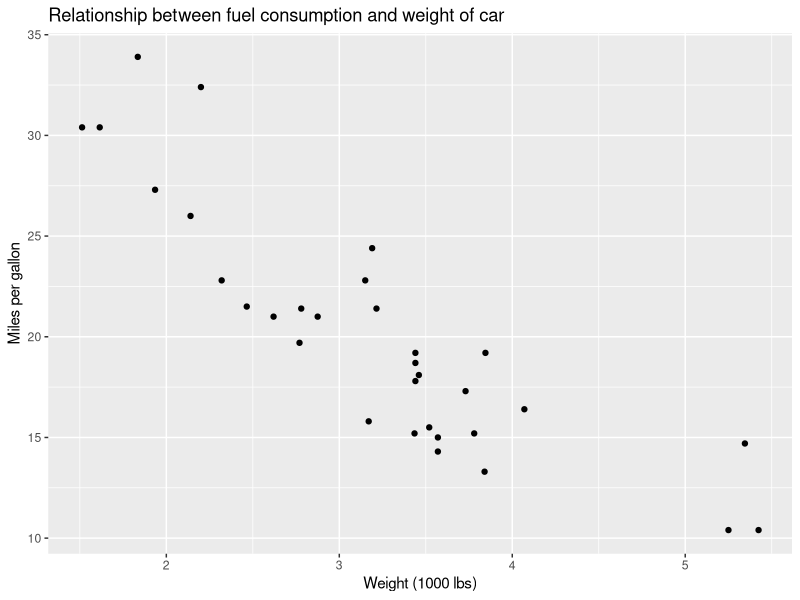

The R script that drew this image: (Note: this script raises an error after producing the figure.)
## ---- chunk 1
library(ggplot2)
# Basic scatter plot
ggplot(mtcars, aes(x=wt, y=mpg)) + geom_point()+labs(title="Relationship between fuel consumption and weight of car", x = "Weight (1000 lbs)", y = "Miles per gallon")
## ---- chunk 2
knitr::include_graphics("./figures/Brexit.jpg")
## ---- chunk 3
library(ggplot2)
# Basic scatter plot
ggplot(mtcars, aes(x=wt, y=mpg)) + geom_point()+labs(title="Relationship between fuel consumption and weight of car", x = "Weight (1000 lbs)", y = "Miles per gallon") +
  geom_smooth(method='lm', formula= y~x,se=FALSE)
## ---- chunk 4
d <- mtcars
fit <- lm(mpg ~ wt, data = d)

d$predicted <- predict(fit)   # Save the predicted values
d$residuals <- residuals(fit) # Save the residual values

ggplot(d, aes(x=wt, y=mpg)) +
  labs(title="Residuals of fuel consumption and weight of car", x = "Weight (1000 lbs)", 
        y = "Miles per gallon") +
  geom_smooth(method = "lm", se = FALSE, color = "lightgrey") +
  geom_segment(aes(xend = wt, yend = predicted,color=sign(residuals))) +

  # > Color adjustments made here...
  geom_point(aes(color = sign(residuals))) +  # Color mapped here
  scale_color_gradient2(low = "blue", high = "red") +  # Colors to use here
  guides(color = FALSE) +
  # <

  geom_point(aes(y = predicted,color = sign(residuals)),shape=1)
  

## ---- chunk 5
library(tidyverse)
par(mfrow=c(2,2))

d$residuals %>% hist(main="Histogram")

d$residuals %>% qqnorm()

d$residuals %>% plot(type="b",main="Residuals in time order")

plot(x= d$predicted, y= d$residuals, xlab="predicted",ylab="residuals",main="Residuals v Fitted")


## ---- chunk 6
set.seed(123)
x<- seq(20,90,10)

y <- 0.003*x*(0.4*x-60)^2 + rnorm(8)

plot(x=x[1:4],y=y[1:4], main = "Initial data and fitted line") +
  abline(lm(y[1:4] ~ x[1:4]))
## ---- chunk 7
fit2 <- lm(y[1:4]~x[1:4])

p <- plot(x=x,y=y, main = "Further data and initially fitted line") +
  abline(lm(y[1:4] ~ x[1:4]))
## ---- chunk 8

resids<- y-(fit2$coefficients[1] +fit2$coefficients[2]*x)

resids %>% plot(main = "Residuals from original line")
## ---- chunk 9
x <- c(2.0,2.5,3.2,3.6,3.3,4.0)
y <- c(5.0,5.5,6.0,7.0,7.2,7.7)
df <- as.data.frame(cbind(x,y))

aov(y~x,df) %>% summary()


## ---- chunk 10
#define dataset
data <- mtcars[ , c("mpg", "wt")]

#create simple linear regression model
model <- lm(mpg ~ wt, data = mtcars)

#use model to create prediction intervals
predictions <- predict(model, interval = "predict")

#create dataset that contains original data along with prediction intervals
all_data <- cbind(data, predictions)

#load ggplot2 library
library(ggplot2)

#create plot
ggplot(all_data, aes(x = wt, y = mpg)) + #define x and y axis variables
  geom_point() + #add scatterplot points
  stat_smooth(method = lm) + #confidence bands
  geom_line(aes(y = lwr), col = "coral2", linetype = "dashed") + #lwr pred interval
  geom_line(aes(y = upr), col = "coral2", linetype = "dashed") + #upr pred 
  labs(title="Fuel consumption and weight of car", x = "Weight (1000 lbs)", y = "Miles per gallon")

